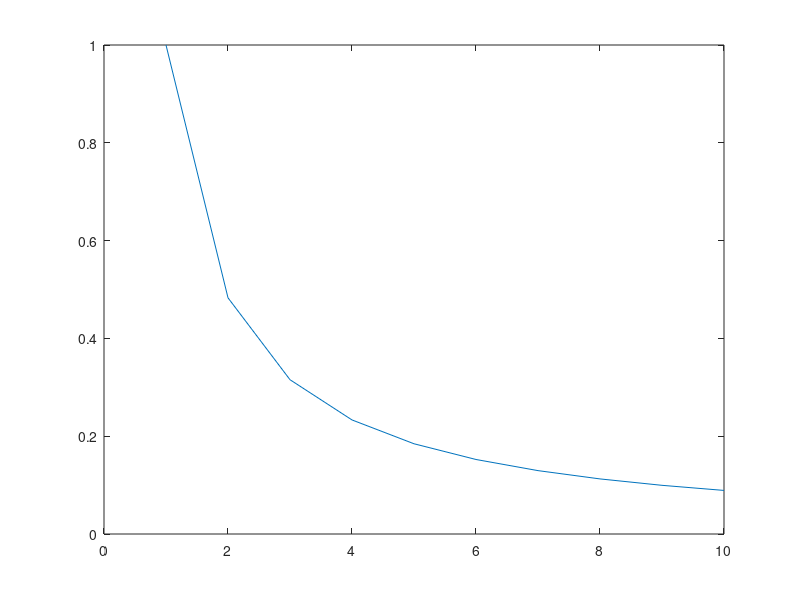
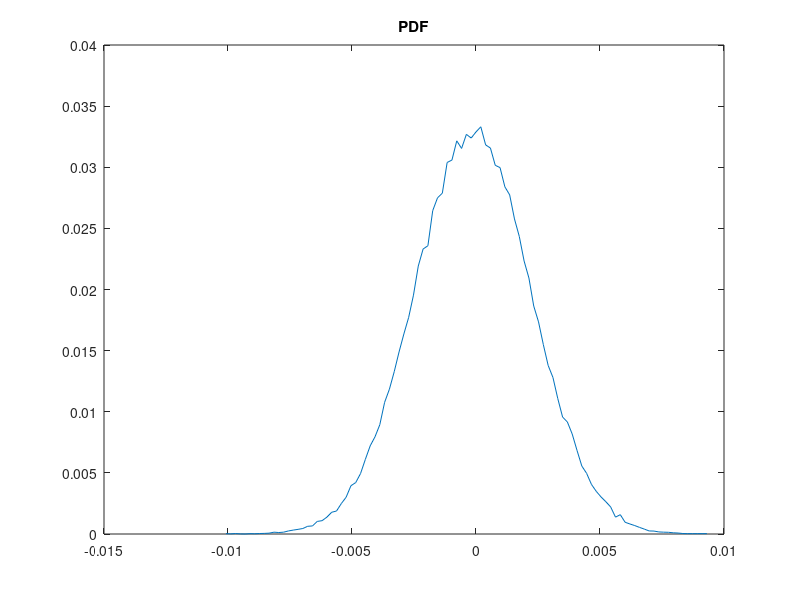
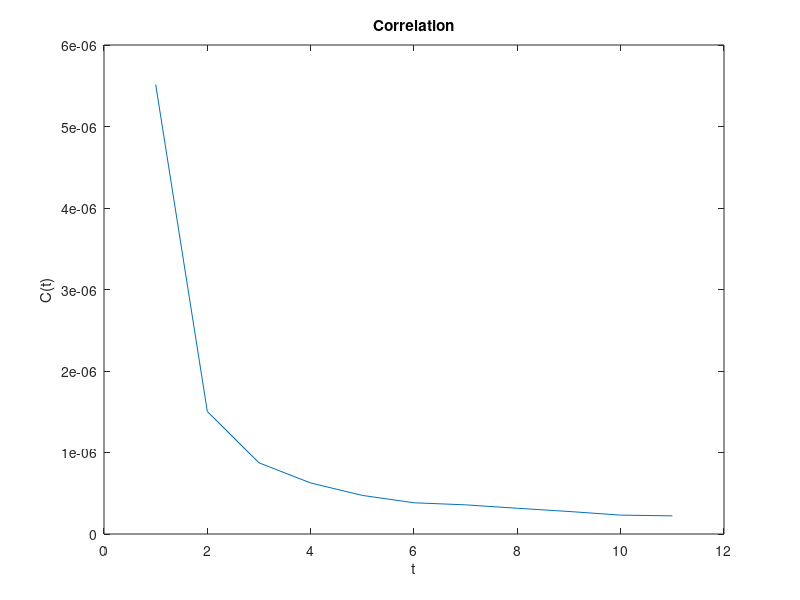

The MATLAB script that drew these images, in order:
%%%%%%%%tolid data gausian%%%%%%%%
clear

N=100000;
gama=-1.05;
t=[1:N];
Ct=t.^(gama);    %%%%%farz mikonim ke correlation azin rabete peirovi konad

S=fft(Ct); %%%dakhele del formole correlation S neshaste baraye bedast avardane an kafist roye correlation forie bezanim
A1=randn(1,N);%%%%%%%%A1 va A2 az tarighe box muller bedast miayad
A2=randn(1,N);
X=sqrt(S/2).*(A1+1i*A2); %% taghsim bar 2 be dalil in ast ke variance ra yek farz kardim(hal X(w) ra darim)
x=ifft(X);%% baraye be dast avardane x(t) bayad roye X(w) inverse forie trasform bezanim(ifft)
x=real(x);% tanha ghesmate real made nazar ast

figure
plot(Ct(1:10));%plot correlation ,oadele avalie
%--------------calculating PDF of the generated data--------------%
M=100;    %tedade binbandi
P=zeros(2,M+1);
delta=(max(x)-min(x))/M;
Kmin=floor(min(x)/delta);
Kmax=floor(max(x)/delta);
P(1,:)=(Kmin:Kmax).*delta;

for i=1:N ;
    k=floor(x(i)/delta);
    w=abs(Kmin)+k+1;
    P(2,w)=P(2,w)+1;
end

P1=P(2,:)./N;
figure
plot(P(1,:),P1);title('PDF')

%-----------calculating correlation of the generated data-----------%
T=10;
Cx=zeros(1,T+1);

for t1=0:T;
    %k=N-t1;
    for i=1:N-t1;
        %a=t1+i;
        Cx(1,t1+1)=Cx(1,t1+1)+(x(1,(t1+i))*x(1,i));
    end
    Cx(1,t1+1)=Cx(1,t1+1)/(N-t1);
end
figure
plot(Cx);title('Correlation');xlabel('t');ylabel('C(t)');
